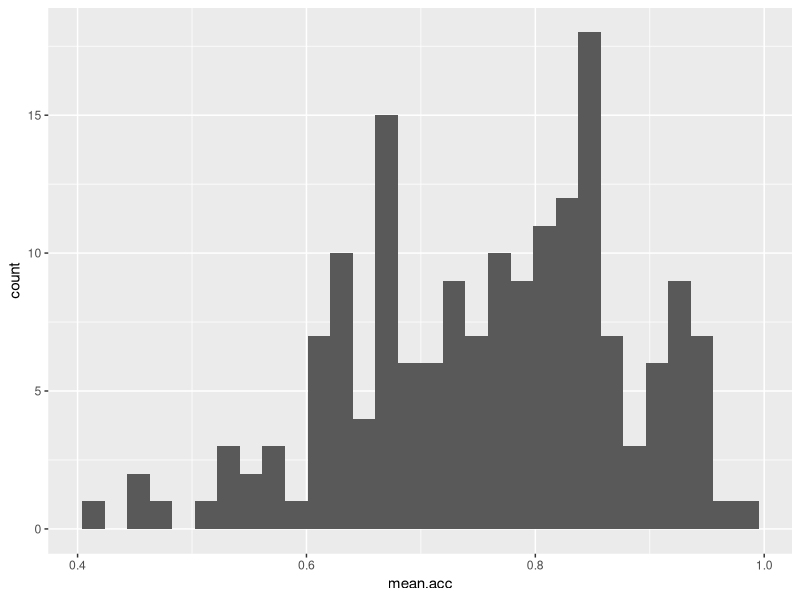
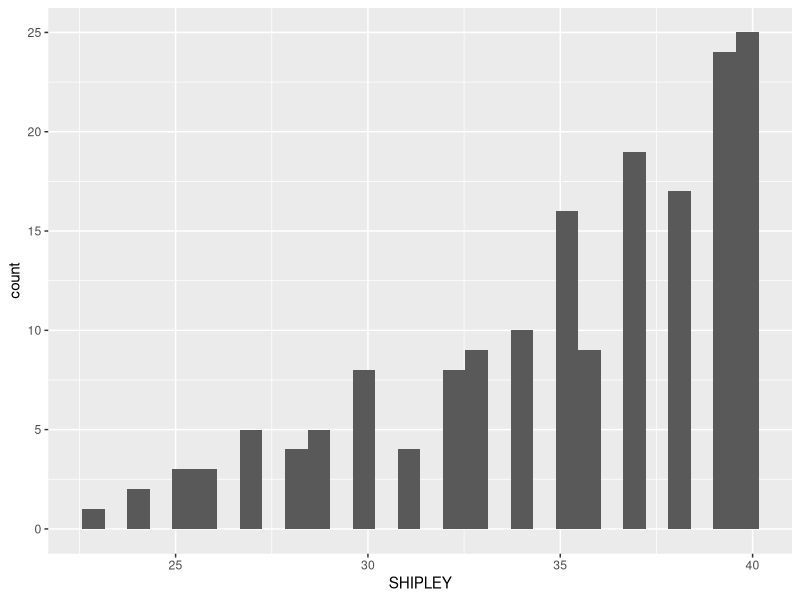
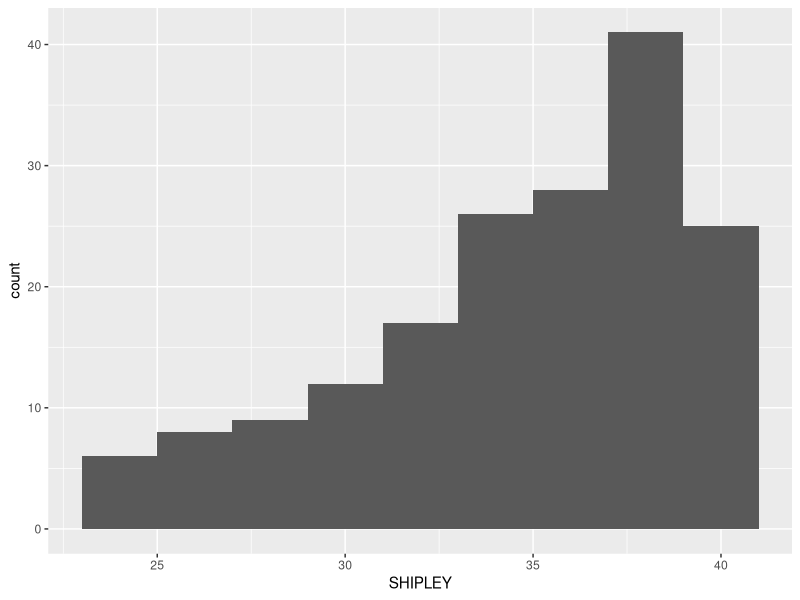
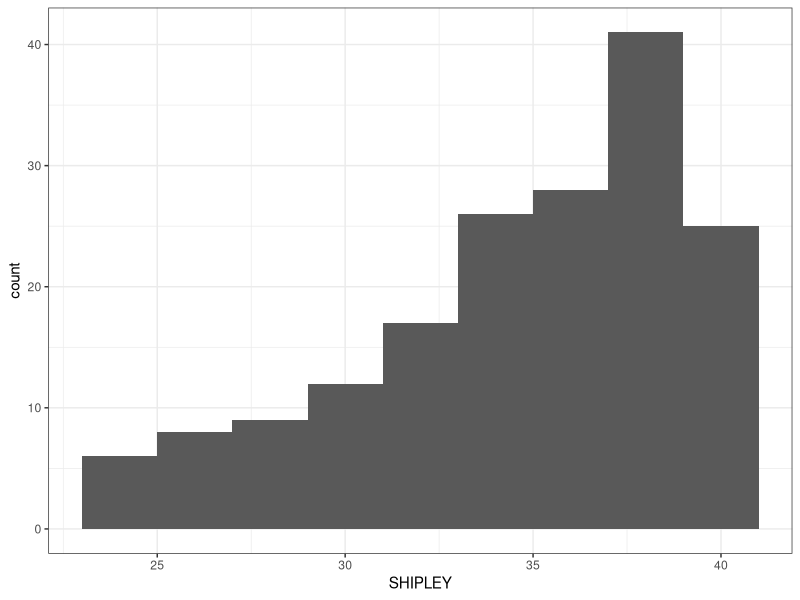
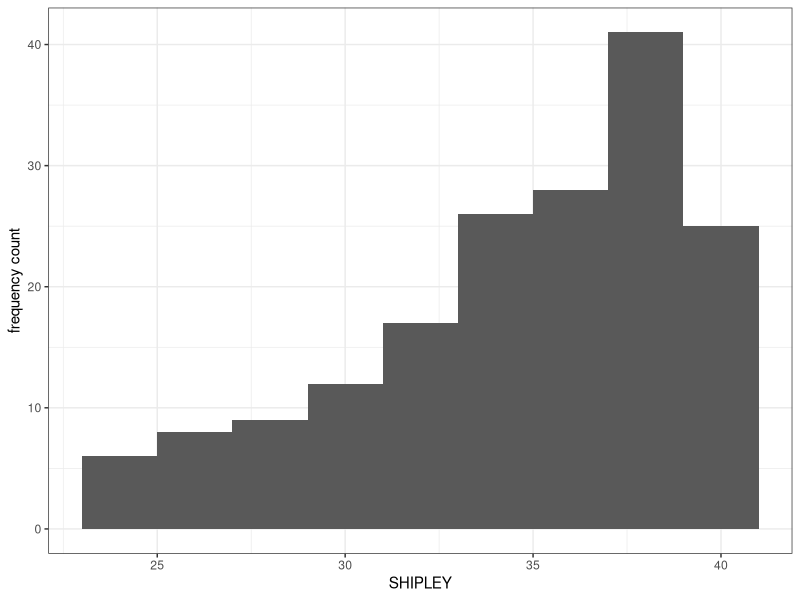
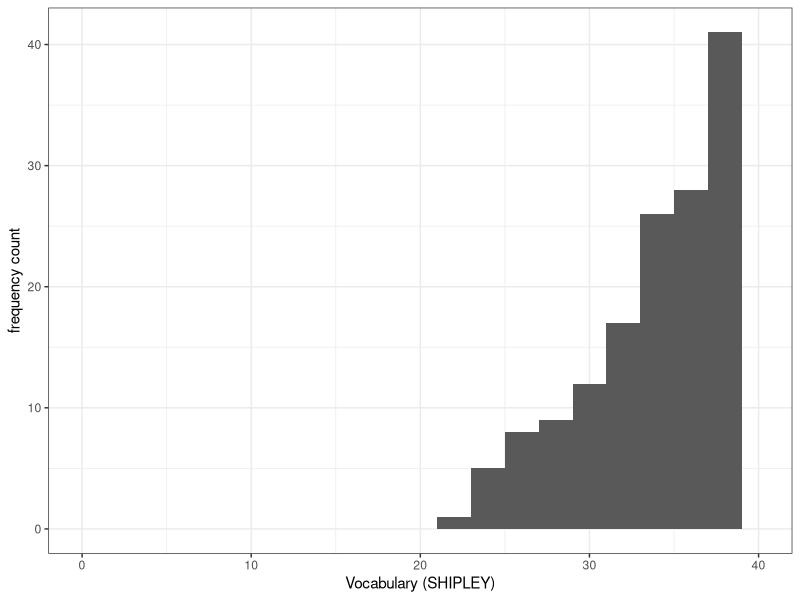
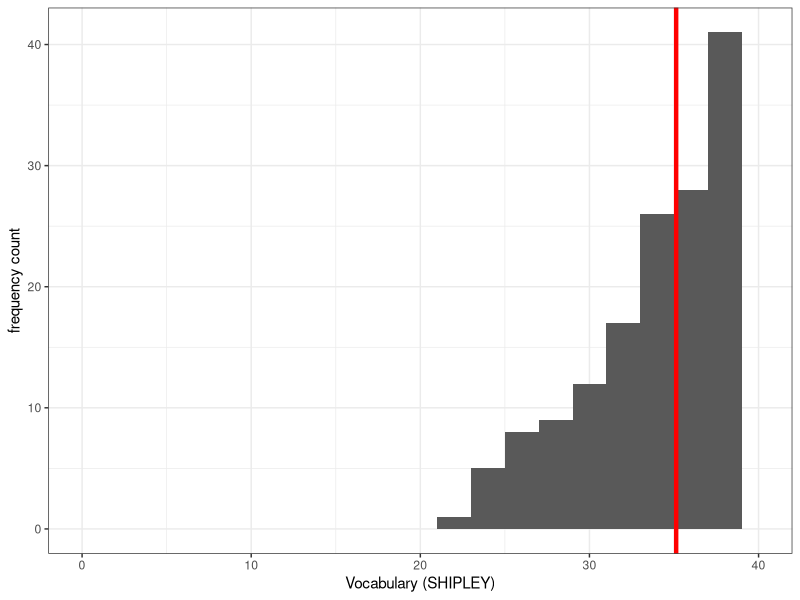
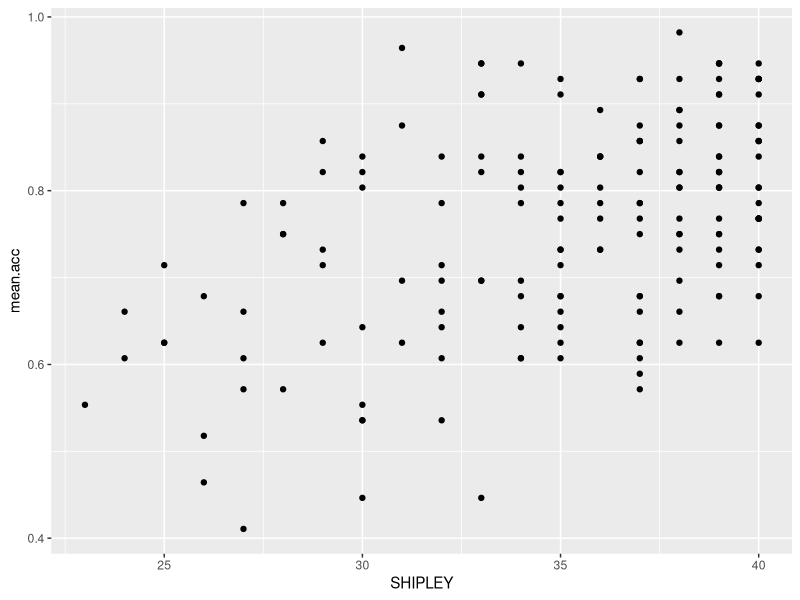

Reproduce these figures in R, in order.
## ---- chunk 1
knitr::opts_chunk$set(echo = TRUE)
## ---- chunk 2
rm(list=ls())                            
## ---- chunk 3
library("tidyverse")
## ---- chunk 4
study.two.gen <- read_csv("study-two-general-participants.csv")
## ---- chunk 5
head(study.two.gen)
summary(study.two.gen)
## ---- chunk 6
ggplot(data = study.two.gen, aes(x = mean.acc)) + 
  geom_histogram()
## ---- chunk 7
ggplot(data = study.two.gen, aes(x = SHIPLEY)) + 
  geom_histogram()
## ---- chunk 8
ggplot(data = study.two.gen, aes(x = SHIPLEY)) + 
  geom_histogram(binwidth = 2)
## ---- chunk 9
ggplot(data = study.two.gen, aes(x = SHIPLEY)) + 
  geom_histogram(binwidth = 2) +
  theme_bw()
## ---- chunk 10
ggplot(data = study.two.gen, aes(x = SHIPLEY)) + 
  geom_histogram(binwidth = 2) +
  theme_bw() +
  labs(x = "SHIPLEY", y = "frequency count")
## ---- chunk 11
ggplot(data = study.two.gen, aes(x = SHIPLEY)) + 
  geom_histogram(binwidth = 2) +
  theme_bw() +
  labs(x = "Vocabulary (SHIPLEY)", y = "frequency count") +
  xlim(0,40)
## ---- chunk 12
ggplot(data = study.two.gen, aes(x = SHIPLEY)) + 
  geom_histogram(binwidth = 2) +
  theme_bw() +
  labs(x = "Vocabulary (SHIPLEY)", y = "frequency count") +
  xlim(0,40) +
  geom_vline(xintercept = mean(study.two.gen$SHIPLEY), colour = "red", size = 1.5)
## ---- chunk 13
ggplot(data = study.two.gen, aes(x = SHIPLEY, y = mean.acc)) +
  geom_point()
## ---- chunk 14
ggplot(data = study.two.gen, aes(x = HLVA, y = mean.acc)) +
  geom_point()
## ---- chunk 15
ggplot(data = study.two.gen, aes(x = AGE, y = mean.acc)) +
  geom_point()
## ---- chunk 16
ggplot(data = study.two.gen, aes(x = SHIPLEY, y = mean.acc)) +
  geom_point(alpha = 0.5, size = 2, colour = "blue", shape = 'square')
## ---- chunk 17
ggplot(data = study.two.gen, aes(x = HLVA, y = mean.acc)) +
  geom_point(alpha = 0.5, size = 2, colour = "blue", shape = 'square')
## ---- chunk 18
ggplot(data = study.two.gen, aes(x = AGE, y = mean.acc)) +
  geom_point(alpha = 0.5, size = 2, colour = "blue", shape = 'square')
## ---- chunk 19
ggplot(data = study.two.gen, aes(x = SHIPLEY, y = mean.acc)) +
  geom_point(alpha = 0.5, size = 2, colour = "blue", shape = 'square')   +
  theme_bw()
## ---- chunk 20
ggplot(data = study.two.gen, aes(x = HLVA, y = mean.acc)) +
  geom_point(alpha = 0.5, size = 2, colour = "blue", shape = 'square')   +
  theme_bw()
## ---- chunk 21
ggplot(data = study.two.gen, aes(x = AGE, y = mean.acc)) +
  geom_point(alpha = 0.5, size = 2, colour = "blue", shape = 'square')   +
  theme_bw()
## ---- chunk 22
ggplot(data = study.two.gen, aes(x = SHIPLEY, y = mean.acc)) +
  geom_point(alpha = 0.5, size = 2, colour = "blue", shape = 'square')   +
  theme_bw() +
  labs(x = "SHIPLEY", y = "mean accuracy")
## ---- chunk 23
ggplot(data = study.two.gen, aes(x = HLVA, y = mean.acc)) +
  geom_point(alpha = 0.5, size = 2, colour = "blue", shape = 'square')   +
  theme_bw() +
  labs(x = "HLVA", y = "mean accuracy")
## ---- chunk 24
ggplot(data = study.two.gen, aes(x = AGE, y = mean.acc)) +
  geom_point(alpha = 0.5, size = 2, colour = "blue", shape = 'square')   +
  theme_bw() +
  labs(x = "Age (Years)", y = "mean accuracy")
## ---- chunk 25
ggplot(data = study.two.gen, aes(x = SHIPLEY, y = mean.acc)) +
  geom_point(alpha = 0.5, size = 2, colour = "blue", shape = 'square')   +
  theme_bw() +
  labs(x = "SHIPLEY", y = "mean accuracy") +
  xlim(0, 40) + ylim(0, 1)
## ---- chunk 26
ggplot(data = study.two.gen, aes(x = HLVA, y = mean.acc)) +
  geom_point(alpha = 0.5, size = 2, colour = "blue", shape = 'square')   +
  theme_bw() +
  labs(x = "HLVA", y = "mean accuracy") +
  xlim(0, 15) + ylim(0, 1)
## ---- chunk 27
ggplot(data = study.two.gen, aes(x = AGE, y = mean.acc)) +
  geom_point(alpha = 0.5, size = 2, colour = "blue", shape = 'square')   +
  theme_bw() +
  labs(x = "Age (Years)", y = "mean accuracy") +
  xlim(0, 80) + ylim(0, 1)
## ---- chunk 28
cor.test(study.two.gen$SHIPLEY, study.two.gen$mean.acc, method = "pearson",  alternative = "two.sided")
## ---- chunk 29
cor.test(study.two.gen$HLVA, study.two.gen$mean.acc, method = "pearson",  alternative = "two.sided")
## ---- chunk 30
cor.test(study.two.gen$AGE, study.two.gen$mean.acc, method = "pearson",  alternative = "two.sided")
## ---- chunk 31
model <- lm(mean.acc ~ SHIPLEY, data = study.two.gen)
summary(model)
## ---- chunk 32
model <- lm(mean.acc ~ HLVA, data = study.two.gen)
summary(model)
## ---- chunk 33
model <- lm(mean.acc ~ AGE, data = study.two.gen)
summary(model)
## ---- chunk 34
model <- lm(mean.acc ~ HLVA, data = study.two.gen)
summary(model)
## ---- chunk 35
ggplot(data = study.two.gen, aes(x = HLVA, y = mean.acc)) +
  geom_point(alpha = 0.5, size = 2, colour = "blue", shape = 'square')   +
  geom_abline(intercept = 0.522016, slope = 0.026207, colour = "red", size = 1.5) +
  theme_bw() +
  labs(x = "HLVA", y = "mean accuracy") +
  xlim(0, 15) + ylim(0, 1)
